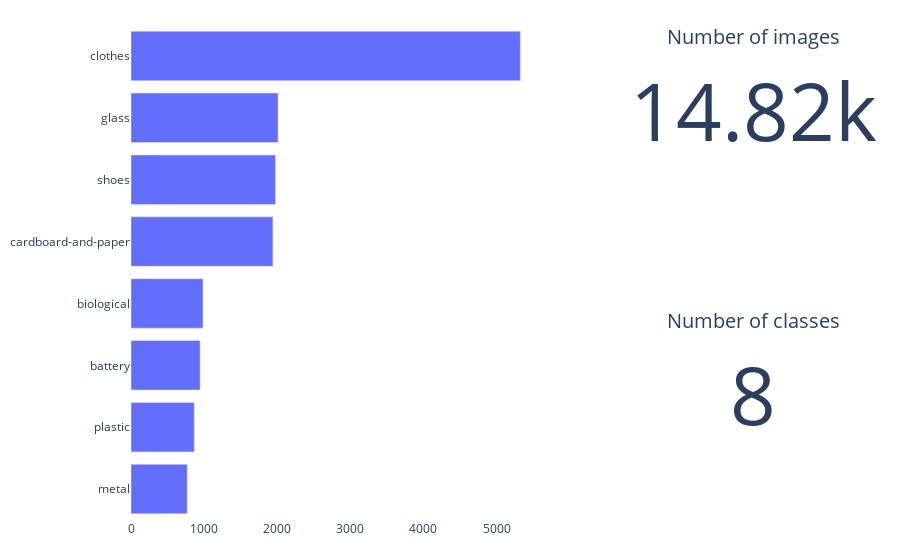

The code cell stored with this chart in its notebook:
### Code cell
all_folds = os.listdir(path)
data_info(path, all_folds)
img_examples(path, all_folds)

### Figure 1 — Plotly figure (JSON) as saved in the notebook; plotly's stock layout.template omitted (floating-point values rounded to 4 significant figures)
{"data": [{"orientation": "h", "type": "bar", "x": [769, 865, 945, 985, 1941, 1977, 2011, 5325], "xaxis": "x", "y": ["metal", "plastic", "battery", "biological", "cardboard-and-paper", "shoes", "glass", "clothes"], "yaxis": "y"}, {"domain": {"x": [0.64, 1], "y": [0.66, 1]}, "title": {"text": "Number of images"}, "type": "indicator", "value": 14818}, {"domain": {"x": [0.64, 1], "y": [0, 0.51]}, "title": {"text": "Number of classes"}, "type": "indicator", "value": 8}], "layout": {"margin": {"b": 40, "l": 60, "r": 10, "t": 25}, "plot_bgcolor": "rgba(0,0,0,0)", "xaxis": {"anchor": "y", "domain": [0, 0.54]}, "yaxis": {"anchor": "x", "domain": [0, 1]}}}
